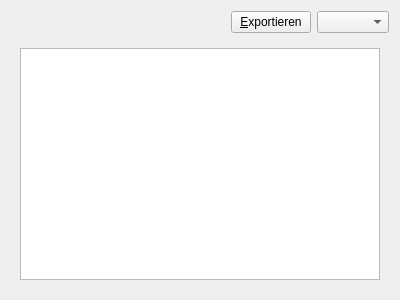
<?xml version="1.0" encoding="UTF-8"?>
<ui version="4.0">
 <class>DefaultTableReport</class>
 <widget class="QWidget" name="DefaultTableReport">
  <property name="geometry">
   <rect>
    <x>0</x>
    <y>0</y>
    <width>400</width>
    <height>300</height>
   </rect>
  </property>
  <property name="windowTitle">
   <string>Report</string>
  </property>
  <layout class="QGridLayout" name="gridLayout">
   <item row="1" column="0">
    <layout class="QVBoxLayout" name="verticalLayout">
     <item>
      <layout class="QHBoxLayout" name="horizontalLayout">
       <item>
        <spacer name="horizontalSpacer">
         <property name="orientation">
          <enum>Qt::Horizontal</enum>
         </property>
         <property name="sizeHint" stdset="0">
          <size>
           <width>40</width>
           <height>20</height>
          </size>
         </property>
        </spacer>
       </item>
       <item>
        <widget class="QPushButton" name="pushButton_export">
         <property name="text">
          <string>&amp;Exportieren</string>
         </property>
        </widget>
       </item>
       <item>
        <widget class="QComboBox" name="comboBox_period"/>
       </item>
      </layout>
     </item>
     <item>
      <widget class="QWidget" name="widget" native="true">
       <layout class="QHBoxLayout" name="horizontalLayout_2">
        <item>
         <widget class="FilterableTableView" name="tableView"/>
        </item>
       </layout>
      </widget>
     </item>
    </layout>
   </item>
  </layout>
 </widget>
 <customwidgets>
  <customwidget>
   <class>FilterableTableView</class>
   <extends>QTableView</extends>
   <header>lib.FilterableTableView</header>
  </customwidget>
 </customwidgets>
 <resources/>
 <connections/>
</ui>
